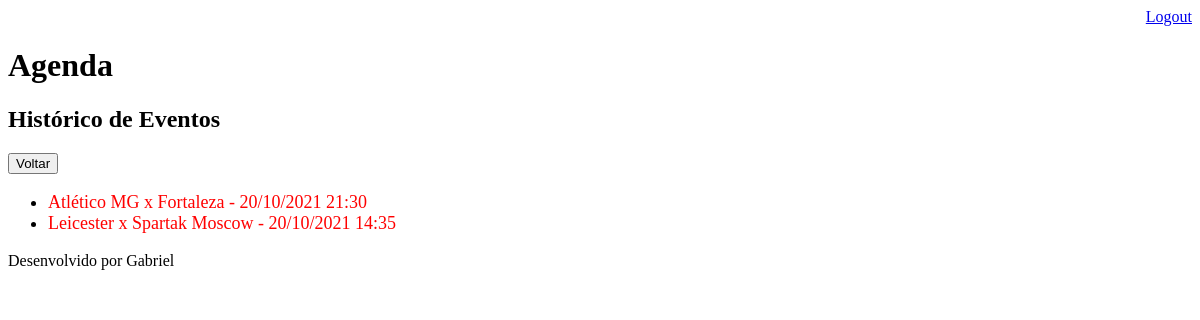
Page /agenda/historico/ (signed in) on the earlier database version.
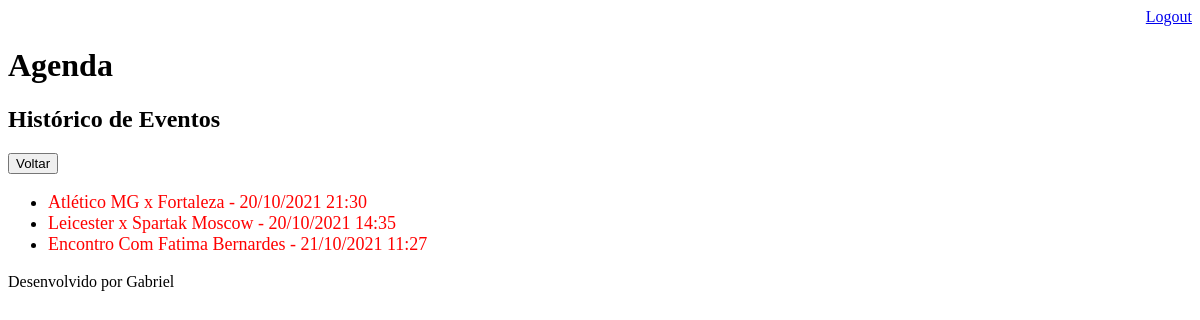
Same page on the later database version.
### core/models.py (models this page shows, shortened)
class Evento(models.Model):
    titulo = models.CharField(max_length=100)
    descricao = models.TextField(blank=True, null=True)
    data = models.DateTimeField(verbose_name='Data do Evento')
    datacriacao = models.DateTimeField(auto_now=True, verbose_name='Data de Criação')
    usuario = models.ForeignKey(User, on_delete=models.CASCADE, verbose_name='Usuário')
    local = models.CharField(max_length=100, null=True)
    class Meta:
        db_table = 'evento'
    def get_data(self):
        return self.data.strftime('%d/%m/%Y %H:%M')

### core/views.py (the view)
# urls.py: path('agenda/historico/', views.historico),
@login_required(login_url='/login/')
def historico(request):
    usuario = request.user
    data_atual = djangotimezone.now()
    eventos_ = Evento.objects.filter(usuario=usuario,
                                     data__lt=data_atual)
    dados = {'eventos': eventos_}
    return render(request, 'historico.html', dados)

### templates/historico.html
{% extends "model-page.html" %}
{% block content %}
    <h2>Histórico de Eventos</h2>
    <a href="../">
        <button type="button">Voltar</button>
    </a>
    <ul style="font-size:18px">
    {% for evento in eventos %}
        <li>
            <div style="color:red">
                {{ evento.titulo }} - {{ evento.get_data }}
            </div>
        </li>
    {% endfor %}
    </ul>
{% endblock %}

Differences in the rows shown:
added Evento: titulo "Encontro Com Fatima Bernardes", get_data "21/10/2021 11:27"
